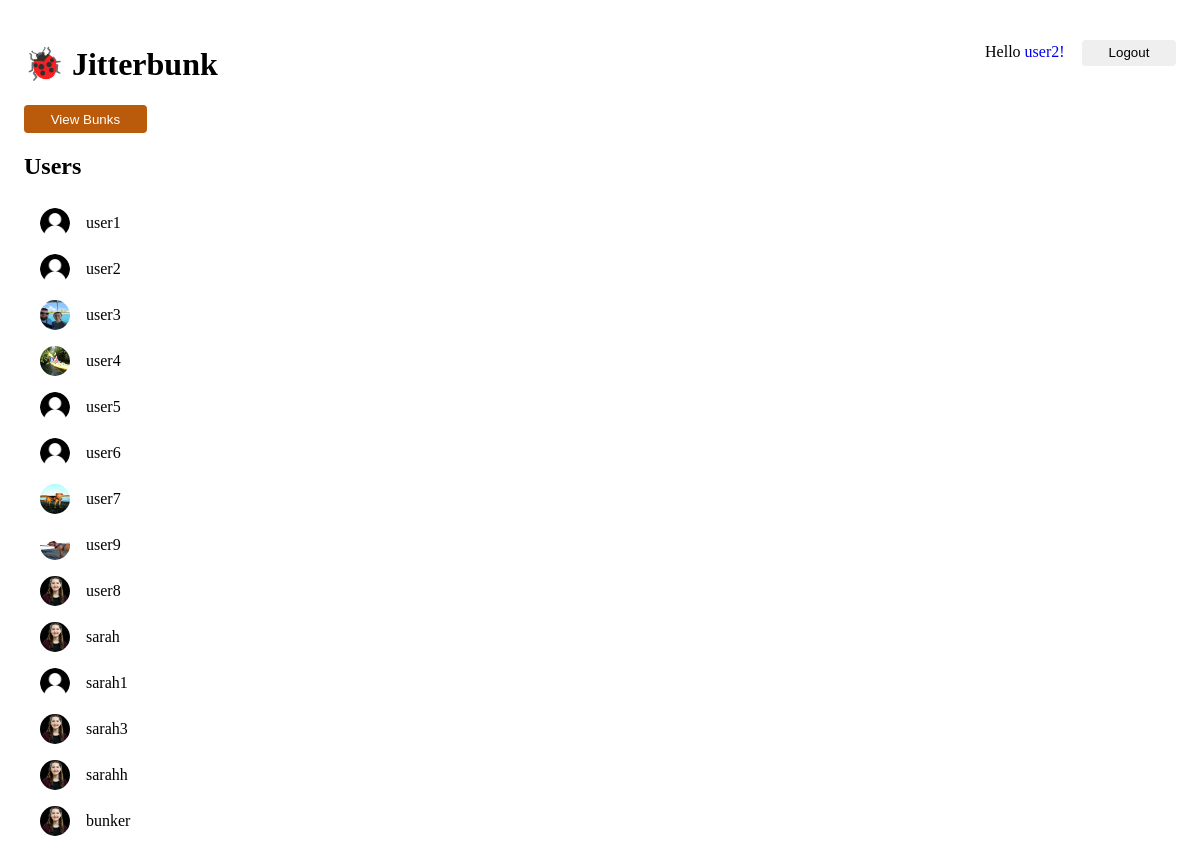
Screenshot of / (signed in) with the database file from the repository.
### jitter/models.py (models this page shows)
class JitterbunkUser(models.Model):
	photo = models.ImageField(upload_to="photos")
	user = models.OneToOneField(User, on_delete=models.CASCADE)
	def __str__(self):
		return self.user.username

### jitter/views.py (the view)
# urls.py: path('', views.UserListView.as_view(), name='users'),
class UserListView(generic.ListView):
    template_name = 'jitter/user_list.html'
    context_object_name = 'user_list'
    def get_queryset(self):
        return JitterbunkUser.objects.all()

### jitter/templates/jitter/user_list.html
{% load static %}
<link rel="stylesheet" type="text/css" href="{% static 'jitter/style.css' %}">
{% include "jitter/header.html" %}
<nav>
	<button onclick="location.href='{% url 'jitter:all_bunks' %}'">
		View Bunks
	</button>
</nav>
<h2> Users </h2>
{% if user_list %}
	{% for user in user_list %}
		<div>
			{% include "jitter/user.html" %}
		</div>
	{% endfor %}
{% else %}
	<p> No users. </p>
{% endif %}

### jitter/templates/jitter/header.html (shortened to what this page needs)
{% load static %}
<link rel="stylesheet" type="text/css" href="{% static 'jitter/style.css' %}">
<header>
	<h1>
		&#128030; Jitterbunk
	</h1>
    {% if request.user.is_authenticated%}
    	<p>
    		Hello
    		<a href="{% url 'jitter:user_page' request.user.id %}" >
    			{{ request.user.username }}!
    		</a>
    		<a href="{% url 'jitter:logout' %}">
    			<button class="logout-button"> Logout </button>
    		</a>
    	</p>
    {% endif %}
</header>

### jitter/templates/jitter/user.html
{% load static %}
<link rel="stylesheet" type="text/css" href="{% static 'jitter/style.css' %}">
<a href="{% url 'jitter:user_page' user.id %}" class="user-info">
	{% if user.photo %}
		<img class="user-photo" src="{{user.photo.url}}"/>
	{% else %}
		<img class="user-photo" src="{% static 'jitter/images/default.png' %}"/>
	{% endif %}
	{{ user }}
</a>

### jitter/static/jitter/style.css (style rules this page uses)
.user-photo { max-height: 30px; max-width: 30px; min-height: 30px; min-width: 30px; object-fit: fill; border-radius: 50%; margin: 0.5em 1em; }
.user-info { text-decoration: none; color: black; display: flex; align-items: center; }
header button { border: none; border-radius: .3em; padding: .4em 2em; margin-left: 1em; }
a { text-decoration: none; }
nav button { background-color: #ba5a0b; color: white; border: none; border-radius: .3em; padding: .5em 2em; }
header { display: inline-flex; align-items: top; justify-content: space-between; width: 100%; }

### rows the page displays
JitterbunkUser: user.username "user1"
JitterbunkUser: user.username "user2"
JitterbunkUser: photo (picture), user.username "user3"
JitterbunkUser: photo (picture), user.username "user4"
JitterbunkUser: user.username "user5"
JitterbunkUser: user.username "user6"
JitterbunkUser: photo (picture), user.username "user7"
JitterbunkUser: photo (picture), user.username "user9"
JitterbunkUser: photo (picture), user.username "user8"
JitterbunkUser: photo (picture), user.username "sarah"
JitterbunkUser: user.username "sarah1"
JitterbunkUser: photo (picture), user.username "sarah3"
JitterbunkUser: photo (picture), user.username "sarahh"
JitterbunkUser: photo (picture), user.username "bunker"

### other values shown
{{ request.user.username }} "user2"
